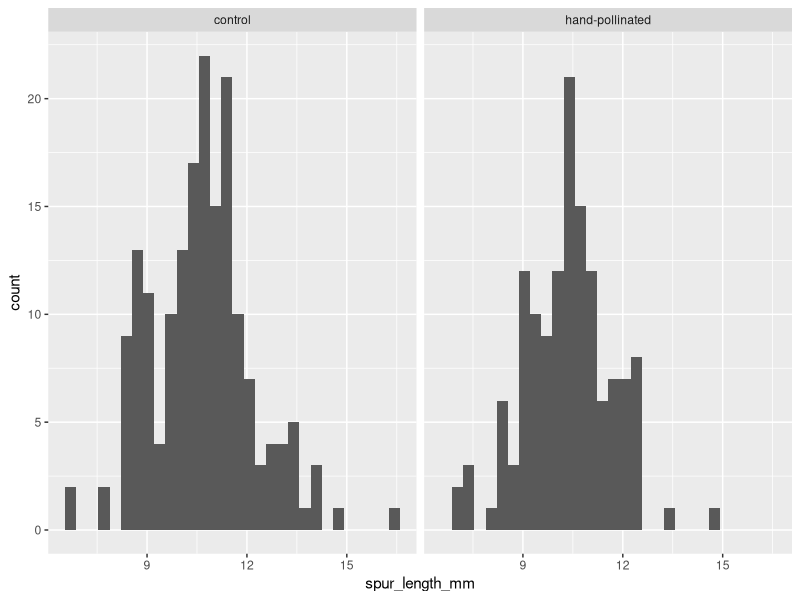
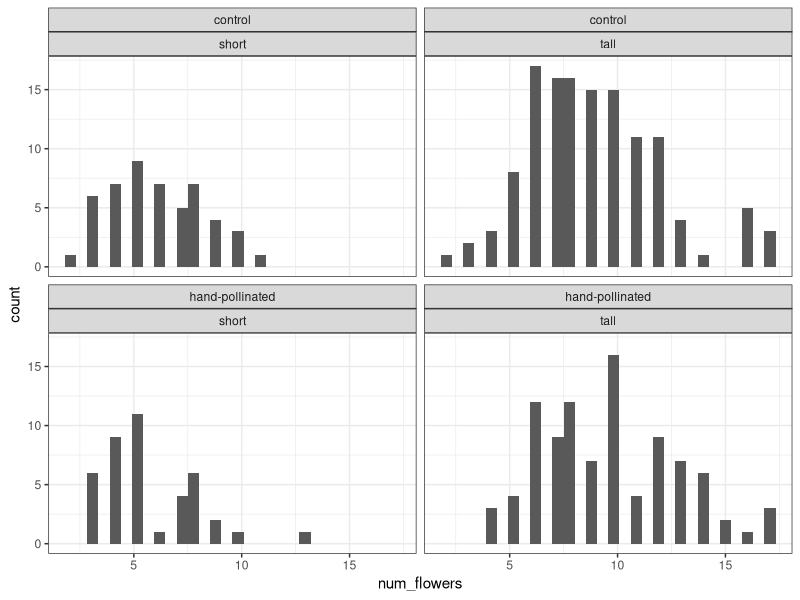
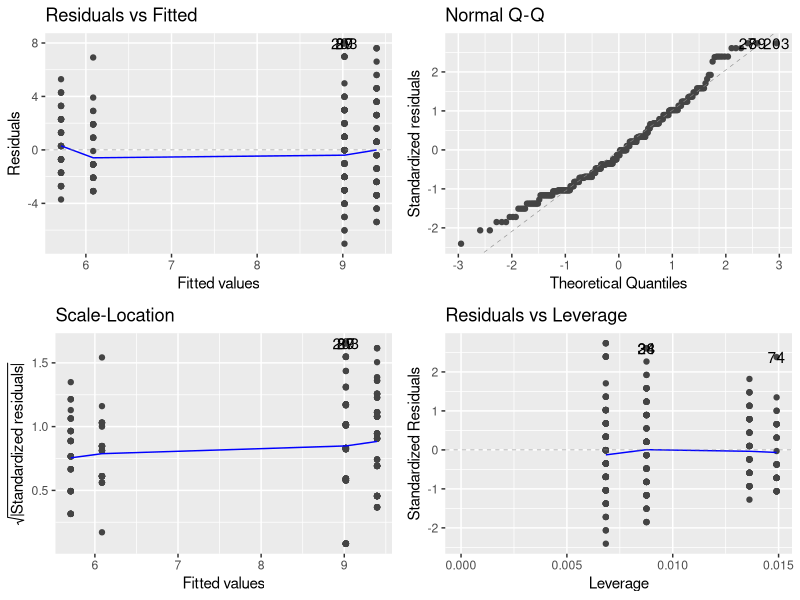

Reproduce these figures in R, in order.
## ---- chunk 1
rm(list = ls())
library(here)
library(tidyverse)
library(ggfortify)
plants = read.csv(here("data", "A_morio_2014_plants.csv"))
plants$treatment <- as.factor(plants$treatment)
plants$plant_ht_class <- as.factor(plants$plant_ht_class)
## ---- chunk 2
ggplot(data = plants, aes(x = spur_length_mm)) +
  geom_histogram() +
  facet_wrap(~ treatment)
## ---- chunk 3
t.test(spur_length_mm ~ treatment, data = plants)
## ---- chunk 4
ggplot(data = plants,
       aes(x = num_flowers)) +
  geom_histogram() +
  facet_wrap(~treatment + plant_ht_class) +
  theme_bw()
## ---- chunk 5
modplants = lm(num_flowers ~ treatment + plant_ht_class, data = plants)
autoplot(modplants)
## ---- chunk 6
anova(modplants)
summary(modplants)
